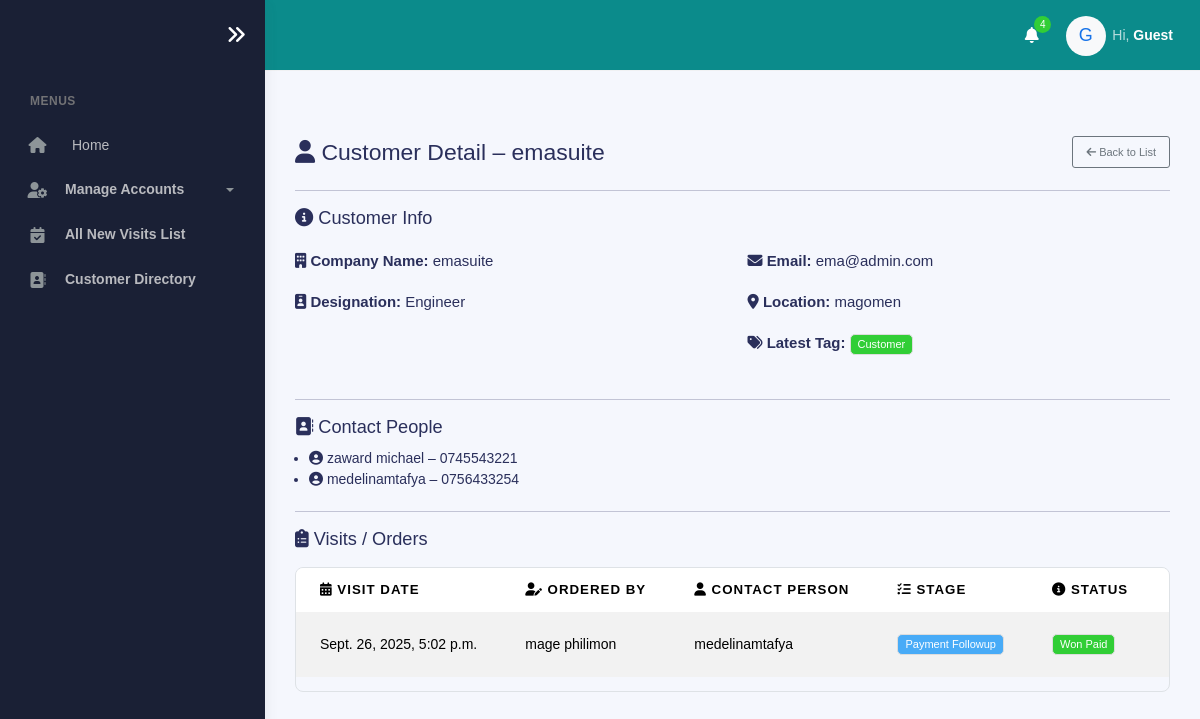
Page /customer/customers/6/view/ on the committed database.
### customer/models.py (models this page shows, shortened)
class Customer(models.Model):
    designation = models.CharField(
        max_length=100,
        choices=DESIGNATION_CHOICES  # 🔽 Make dropdown
    )
    company_name = models.CharField(
        max_length=200,
        unique=True  # 🛑 Prevent duplicates
    )
    location = models.CharField(max_length=200)
    email = models.EmailField(unique=True)
    created_at = models.DateTimeField(auto_now_add=True, blank=True, null=True)

class CustomerContact(models.Model):
    customer = models.ForeignKey(Customer, related_name="contacts", on_delete=models.CASCADE)
    contact_name = models.CharField(max_length=150)
    contact_detail = models.CharField(max_length=150)

### visits/models.py (models this page shows, shortened)
class NewVisit(models.Model):
    MEETING_STAGE_CHOICES = [
        ("Prospecting", "Prospecting"),
        ("Qualifying", "Qualifying"),
        ("Proposal or Negotiation", "Proposal or Negotiation"),
        ("Closing", "Closing"),
        ("Payment Followup", "Payment followup"),
    ]
    TAG_CHOICES = [
        ("Prospect", "Prospect"),
        ("Lead", "Lead"),
        ("Customer", "Customer"),
    ]
    STATUS_CHOICES = [
        ("Open", "Open"),
        ("Won Paid", "Won Paid"),
        ("Won Pending Payment", "Won Pending Payment"),
        ("Lost", "Lost"),
    ]
    PAYMENT_CHOICES = [
        ("Yes-Full", "Yes-Full"),
        ("Yes-Partial", "Yes-Partial"),
        ("No", "No"),
    ]
    MEETING_TYPE_CHOICES = [
        ("In Person", "In Person"),
        ("Phone Call", "Phone Call"),
    ]
    company_name = models.ForeignKey(Customer, on_delete=models.CASCADE, related_name="visits", null=True, blank=True)
    contact_person = models.ForeignKey(CustomerContact, on_delete=models.CASCADE, related_name="visits", null=True, blank=True)
    contact_number = models.CharField(max_length=255, blank=True, null=True)
    designation = models.CharField(max_length=255, blank=True, null=True)
    meeting_type = models.CharField(max_length=20, choices=MEETING_TYPE_CHOICES)  # ✅ Meeting type
    latitude = models.DecimalField(max_digits=9, decimal_places=6, null=True, blank=True)
    longitude = models.DecimalField(max_digits=9, decimal_places=6, null=True, blank=True)
    visit_image = models.ImageField(upload_to="visit_images/", null=True, blank=True)
    meeting_stage = models.CharField(max_length=50, choices=MEETING_STAGE_CHOICES, default="Prospecting")
    status = models.CharField(max_length=30, choices=STATUS_CHOICES, default="Open", blank=True, null=True)
    tag = models.CharField(max_length=20, choices=TAG_CHOICES, default="Prospect", null=True, blank=True)
    item_discussed = models.TextField(max_length=255)
    client_budget = models.DecimalField(max_digits=19, decimal_places=2, null=True, blank=True)
    is_order_final = models.BooleanField(null=True, blank=True)
    contract_outcome = models.CharField(max_length=10, choices=[("Won", "Won"), ("Lost", "Lost")], null=True, blank=True)
    contract_amount = models.DecimalField(max_digits=19, decimal_places=2, null=True, blank=True)
    reason_lost = models.TextField(null=True, blank=True)
    is_payment_collected = models.CharField(max_length=20, choices=PAYMENT_CHOICES, null=True, blank=True)
    added_by = models.ForeignKey(settings.AUTH_USER_MODEL, on_delete=models.SET_NULL, null=True, blank=True)
    created_at = models.DateTimeField(auto_now_add=True)
    updated_at = models.DateTimeField(auto_now=True)

class CustomUser(AbstractBaseUser, PermissionsMixin):
    POSITION_CHOICES = [
        ('Head of Sales', 'Head of Sales'),
        ('Facilitator', 'Facilitator'),
        ('Product Brand Manager', 'Product Brand Manager'),
        ('Corporate Manager', 'Corporate Manager'),
        ('Corporate Officer', 'Corporate Officer'),
        ('Zonal Sales Executive', 'Zonal Sales Executive'),
        ('Mobile Sales Officer', 'Mobile Sales Officer'),
        ('Desk Sales Officer', 'Desk Sales Officer'),
        ('Admin', 'Admin'),
    ]
    ZONE_CHOICES = [
        ('Coast Zone', 'Coast Zone'),
        ('Corporate', 'Corporate'),
        ('Central Zone', 'Central Zone'),
        ('Southern Zone', 'Southern Zone'),
        ('Northern Zone', 'Northern Zone'),
        ('Lake Zone', 'Lake Zone'),
    ]
    BRANCH_CHOICES = [
        ('Chanika', 'Chanika'),
        ('Mikocheni', 'Mikocheni'),
        ('Morogoro', 'Morogoro'),
        ('Zanzibar', 'Zanzibar'),
        ('ANDO HQ', 'ANDO HQ'),
        ('Dodoma', 'Dodoma'),
        ('Singida', 'Singida'),
        ('Tabora', 'Tabora'),
        ('Mbeya', 'Mbeya'),
        ('Tunduma', 'Tunduma'),
        ('Arusha', 'Arusha'),
        ('Moshi', 'Moshi'),
        ('Mwanza', 'Mwanza'),
        ('Geita', 'Geita'),
    ]
    COMPANY_CHOICES = [
        ('ANDO', 'ANDO'),
        ('KAM', 'KAM'),
        ('MATE', 'MATE'),
    ]
    company_name = models.CharField(max_length=50, choices=COMPANY_CHOICES, null=True, blank=True)
    email = models.EmailField(unique=True)
    first_name = models.CharField(max_length=50, null=True, blank=True)
    last_name = models.CharField(max_length=50, null=True, blank=True)
    is_active = models.BooleanField(default=True)
    is_staff = models.BooleanField(default=False)
    date_joined = models.DateTimeField(default=timezone.now)
    position = models.CharField(max_length=100, choices=POSITION_CHOICES, null=True, blank=True)
    zone = models.CharField(max_length=100, choices=ZONE_CHOICES, null=True, blank=True)
    branch = models.CharField(max_length=100, choices=BRANCH_CHOICES, null=True, blank=True)
    contact = models.CharField(
        max_length=13,
        null=True,
        blank=True,
        validators=[
            RegexValidator(
                regex=r'^(?:\+255|0)[67][0-9]\d{7}$',
                message="Enter a valid Tanzanian phone number (e.g. +255712345678 or 0712345678)"
            )
        ]
    )
    objects = CustomUserManager()
    USERNAME_FIELD = 'email'
    REQUIRED_FIELDS = []
    def get_full_name(self):
        return f"{self.first_name} {self.last_name}".strip()

### customer/views.py (the view)
# urls.py: path('customers/<int:customer_id>/view/', views.view_customer, name='view_customer'),
def view_customer(request, customer_id):
    customer = get_object_or_404(Customer, id=customer_id)
    contacts = CustomerContact.objects.filter(customer=customer)
    new_visits = (
        NewVisit.objects.filter(company_name=customer)
        .select_related("added_by", "contact_person")
        .order_by("-created_at")  # latest first
    )
    return render(request, "users/customer_detail.html", {
        "customer": customer,
        "contacts": contacts,
        "visits": new_visits,   # changed to just visits
    })

### templates/users/customer_detail.html (shortened to what this page needs)
{% extends "users/base.html" %}
{% load humanize %}
{% block content %}
  {% include "users/sidebar.html" %}
  <div class="main-panel">
    <div class="main-header">
      {% include "users/nav.html" %}
    </div>
        <div class="container">
      <div class="page-inner ">
        <div class="d-flex flex-column flex-md-row justify-content-between align-items-start align-items-md-center gap-2 mb-4 mt-5">
          <h3 class="mb-0"><i class="fas fa-user"></i> Customer Detail – {{ customer.company_name }}</h3>
          <div class="d-flex gap-2 flex-wrap mt-2 mt-md-0">
            <a href="{% url 'customer_list' %}" class="btn btn-sm btn-outline-secondary">
              <i class="fas fa-arrow-left"></i> Back to List
            </a>
          </div>
        </div>
        <hr>
        <div class="mb-4">
          <h5 class="mb-3"><i class="fas fa-info-circle"></i> Customer Info</h5>
          <div class="row">
            <div class="col-md-6 mb-2">
              <p><strong><i class="fas fa-building"></i> Company Name:</strong> {{ customer.company_name }}</p>
              <p><strong><i class="fas fa-id-badge"></i> Designation:</strong> {{ customer.designation }}</p>
            </div>
            <div class="col-md-6 mb-2">
              <p><strong><i class="fas fa-envelope"></i> Email:</strong> {{ customer.email }}</p>
              <p><strong><i class="fas fa-map-marker-alt"></i> Location:</strong> {{ customer.location }}</p>
              {% with latest_visit=visits.0 %}
                <p><strong><i class="fas fa-tags"></i> Latest Tag:</strong>
                  {% if latest_visit and latest_visit.tag %}
                    <span class="badge
                      {% if latest_visit.tag == 'Prospect' %}bg-warning text-dark
                      {% elif latest_visit.tag == 'Lead' %}bg-primary
                      {% elif latest_visit.tag == 'Customer' %}bg-success
                      {% else %}bg-light text-dark{% endif %}">
                      {{ latest_visit.tag }}
                    </span>
                  {% else %}
                    <span class="text-muted">N/A</span>
                  {% endif %}
                </p>
              {% endwith %}
            </div>
          </div>
        </div>
        <hr>
        <div class="mb-4">
          <h5 class="mb-2"><i class="fas fa-address-book"></i> Contact People</h5>
          {% if contacts %}
            <ul class="mb-0 ps-3">
              {% for contact in contacts %}
                <li><i class="fas fa-user-circle"></i> {{ contact.contact_name }} – {{ contact.contact_detail }}</li>
              {% endfor %}
            </ul>
          {% else %}
            <p class="text-muted"><i class="fas fa-exclamation-circle"></i> No contacts found.</p>
          {% endif %}
        </div>
        <hr>
        <div class="mb-4">
          <h5 class="mb-3"><i class="fas fa-clipboard-list"></i> Visits / Orders</h5>
          <div class="table-responsive">
            <table class="table table-striped">
              <thead>
                <tr>
                  <th><i class="fas fa-calendar-alt"></i> Visit Date</th>
                  <th><i class="fas fa-user-edit"></i> Ordered By</th>
                  <th><i class="fas fa-user"></i> Contact Person</th>
                  <th><i class="fas fa-tasks"></i> Stage</th>
                  <th><i class="fas fa-info-circle"></i> Status</th>
                  <th> Tag</th>
                </tr>
              </thead>
              <tbody>
                {% for visit in visits %}
                  <tr>
                    <td>{{ visit.created_at }}</td>
                    <td>{{ visit.added_by.get_full_name }}</td>
                    <td>{{ visit.contact_person.contact_name }}</td>
                    <td>
                      {% if visit.meeting_stage %}
                        <span class="badge bg-info text-white">{{ visit.meeting_stage }}</span>
                      {% else %}
                        <span class="text-muted">N/A</span>
                      {% endif %}
                    </td>
                    <td>
                      {% if visit.status %}
                        <span class="badge
                          {% if visit.status == 'Open' %}bg-secondary
                          {% elif visit.status == 'Won Paid' %}bg-success
                          {% elif visit.status == 'Won Pending Payment' %}bg-warning
                          {% elif visit.status == 'Lost' %}bg-danger
                          {% else %}bg-light text-dark{% endif %}">
                          {{ visit.status }}
                        </span>
                      {% else %}
                        <span class="text-muted">N/A</span>
                      {% endif %}
                    </td>
                    <td>
                    </td>
                  </tr>
                {% empty %}
                  <tr>
                    <td colspan="7" class="text-muted text-center">
                      <i class="fas fa-info-circle"></i> No visits found.
                    </td>
                  </tr>
                {% endfor %}
              </tbody>
            </table>
          </div>
        </div>
      </div>
    </div>
  </div>
  <link href="https://cdnjs.cloudflare.com/ajax/libs/font-awesome/6.5.0/css/all.min.css" rel="stylesheet">
{% endblock %}

### templates/users/customer_detail.html (style rules this page uses)
.table th, .table td { white-space: nowrap; vertical-align: middle; }
.table-responsive { border: 1px solid #dee2e6; border-radius: 8px; }

### rows in the picture
Customer: company_name "emasuite", designation "Engineer", email "ema@admin.com", location "magomen"
NewVisit: tag "Customer", created_at "Sept. 26, 2025, 5:02 p.m.", added_by.get_full_name "mage philimon", contact_person.contact_name "medelinamtafya", meeting_stage "Payment Followup", status "Won Paid"
CustomerContact: contact_name "zaward michael", contact_detail "0745543221"
CustomerContact: contact_name "medelinamtafya", contact_detail "0756433254"
